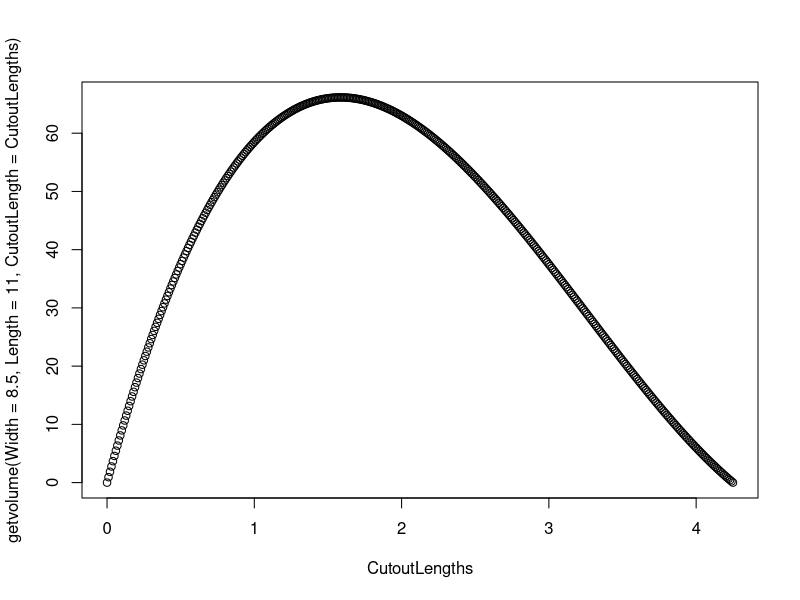

Recreate this plot in R.
getvolume <- function(Width, Length, CutoutLength) {
  result <- ((Width - 2*CutoutLength) * (Length - 2*CutoutLength) * CutoutLength)
  return(result)
} #measurements are in inches


CutoutLengths <- seq(from=0, to=8.5/2, by=0.01)
plot(
    x= CutoutLengths,
    y=getvolume(Width = 8.5, Length = 11, CutoutLength = CutoutLengths),
    type="p"
)

getvolumegen <- function(CutoutLength) {
  result <- ((8.5 - 2*CutoutLength) * (11 - 2*CutoutLength) * CutoutLength)
  return(result)
}

